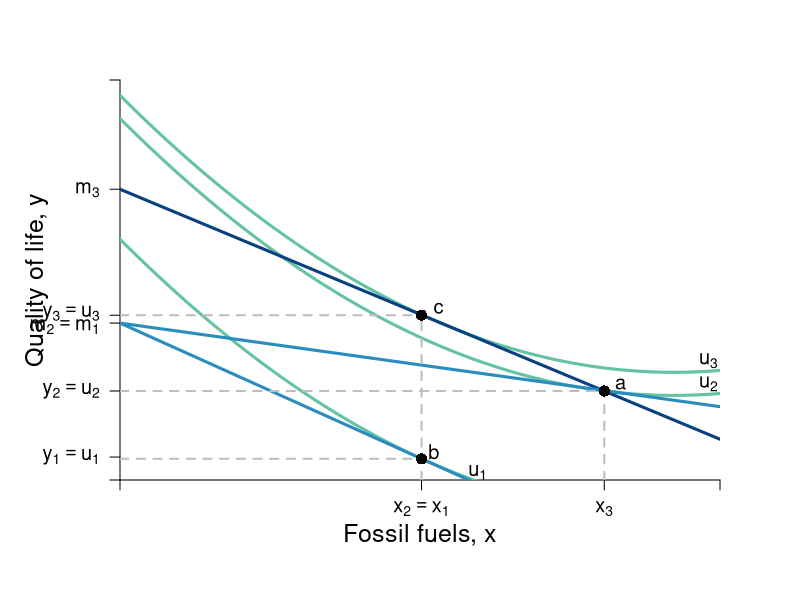

Here is the R script that generated this plot:
require(shape)
pdf(file = "indmarketdemand/carbon_tax.pdf", width = 9, height = 7)

#Set parameters for graphics
axislabelsize <- 1.5
labelsize <- 1.2
graphlinewidth <- 3
segmentlinewidth <- 2

COL <- c("#7fc97f", "#beaed4", "#fdc086", "#ffff99", "#386cb0", "#f0027f", "#bf5b17", "#666666")
COLA <- c("#e0f3db", "#99d8c9","#66c2a4","#41ae76", "#238b45", "#005824")
COLB <- c("#c6dbef", "#4eb3d3", "#2b8cbe", "#0868ac","#084081")
COLC <- c("#fcfbfd", "#efedf5", "#dadaeb", "#bcbddc", "#9e9ac8", "#807dba", "#6a51a3", "#54278f", "#3f007d")

par(mar =  c(6, 6, 4, 4))
mrsA <- function(x, rmax = 10, xmax = 20) {
  rmax - (rmax/xmax)*x
}


uA <- function(x, y, rmax = 3, xmax = 12) {
  y - rmax*x + (1/2)*(rmax/xmax)*x^2
}

indiffA1 <- function(x, uA = 10, rmax = 2.5, xmax = 10) {
  uA - rmax*x + (1/2)*(rmax/xmax)*(x^2)
}

offerCurve <- function(x, w, rmax = 2, xmax = 12) {
  w - rmax*x + (rmax/xmax)*x^2
}

bcA <- function(x, w, p) {
  w - p*x
}


xlims <- c(0, 13)
ylims <- c(0, 26)

npts <- 501 
x <- seq(xlims[1], xlims[2], length.out = npts)
y <- seq(ylims[1], ylims[2], length.out = npts) 
#a <- c(13, 16.75, 19.25)
a <- c(25.65, 23.5, 15)

plot(0, 0, xlim = xlims, ylim = ylims, type = "n",
     xlab = expression(paste("")),
     ylab = expression(paste("")), 
     xaxt = "n", 
     yaxt = "n", 
     cex.lab = axislabelsize, 
     bty = "n",
     xaxs="i", 
     yaxs="i")

# ticksy <- seq(from = ylims[1], to = ylims[2], by = 1)
# ylabels <- seq(from = ylims[1], to = ylims[2], by = 1)
# ticksx <- seq(from = xlims[1], to = xlims[2], by = 1)
# xlabels <- seq(from = xlims[1], to = xlims[2], by = 1)
ticksy <- c(0, 1.492, 5.784, 10.2, 10.709, 18.9, ylims[2])
ticksy_mod <- c(10, 10.8)
ylabels_mod <- c(expression(paste(m[2] == m[1])), expression(paste(y[3] == u[3])))
ylabels <- c(NA, expression(paste(y[1] == u[1])), expression(paste(y[2] == u[2])), NA, NA, expression(paste(m[3])), NA)
ticksx <- c(0, 6.533, 10.493, xlims[2])
xlabels <- c(NA, expression(paste(x[2] == x[1])), expression(paste(x[3])), NA)

axis(1, at = ticksx, pos = 0, labels = xlabels, cex.axis = labelsize)
axis(2, at = ticksy_mod, pos = 0, labels = ylabels_mod, tick = FALSE, las = 1, cex.axis = labelsize)
axis(2, at = ticksy, pos = 0, las = 1, labels = ylabels, cex.axis = labelsize)

npts <- 500 
xx1 <- seq(xlims[1], xlims[2], length.out = npts)

lines(xx1, uA(xx1, y = 15.65), col = COLA[3], lwd = graphlinewidth)
lines(xx1, uA(xx1, y = 23.5), col = COLA[3], lwd = graphlinewidth)
lines(xx1, uA(xx1, y = 25), col = COLA[3], lwd = graphlinewidth)

#lines(xx1, bcA(xx1, w = 10, p = 1.5), col = COLB[3], lwd = graphlinewidth)
lines(xx1, bcA(xx1, w = 18.9, p = 1.25), col = COLB[5], lwd = graphlinewidth)
lines(xx1, bcA(xx1, w = 10.2, p = 1.35), col = COLB[3], lwd = graphlinewidth)
lines(xx1, bcA(xx1, w = 10.2, p = 0.418), col = COLB[3], lwd = graphlinewidth)

#Label the axes
mtext(expression(paste("Fossil fuels, ", x)), side=1, line = 2.5, cex = axislabelsize)
text(-1.8, 0.5*ylims[2], expression(paste("Quality of life, ", y)), xpd = TRUE, cex = axislabelsize, srt = 90) 

#Label the indifference curves
#text(11.8, 1.3, expression(u[1]), cex = labelsize)


#Label the price lines
#text(8, 1.7, expression(paste(bc[1])))


#Add the contour plot for the indifference curves
#contour(x, y, 
#        outer(x, y, uA),
#        drawlabels = FALSE,
#        col = COLA[3],
#        lwd = graphlinewidth,
#        levels = a, 
#        xaxs="i", 
#        yaxs="i", 
#        add = TRUE)

#Segments for points on Offer curve
segments(0, 10.709, 6.553, 10.709, lty = 2, col = "gray" , lwd = segmentlinewidth)
segments(6.533, 0, 6.533, 10.709, lty = 2, col = "gray" , lwd = segmentlinewidth)
segments(0, 1.38, 6.553, 1.38, lty = 2, col = "gray" , lwd = segmentlinewidth)
segments(10.493, 0, 10.493, 5.784, lty = 2, col = "gray" , lwd = segmentlinewidth)
segments(0, 5.784, 10.493, 5.784, lty = 2, col = "gray" , lwd = segmentlinewidth)
#segments(10.5, 0, 10.5, 7.375, lty = 2, col = "gray" , lwd = segmentlinewidth)

#Annotate points on offer curve mrs = p for each of p = 1, 0.5, 0.25
#Where mrs = 2 - (1/6)*x
points(6.533, 10.709, pch = 16, col = "black", cex = 1.5)
points(10.493, 5.784, pch = 16, col = "black", cex = 1.5)
points(6.533, 1.38, pch = 16, col = "black", cex = 1.5)

text(10.493 + .35, 5.784 + .45, expression(paste(a)), cex = labelsize)
text(6.45  + .35, 1.38 + .45, expression(paste(b)), cex = labelsize)
text(6.553 + .35, 10.709 + .45, expression(paste(c)), cex = labelsize)

text(12.75, 7.75, expression(paste(u[3])), cex = labelsize)
text(12.75, 6.25, expression(paste(u[2])), cex = labelsize)
text(7.75, 0.5, expression(paste(u[1])), cex = labelsize)

dev.off()
